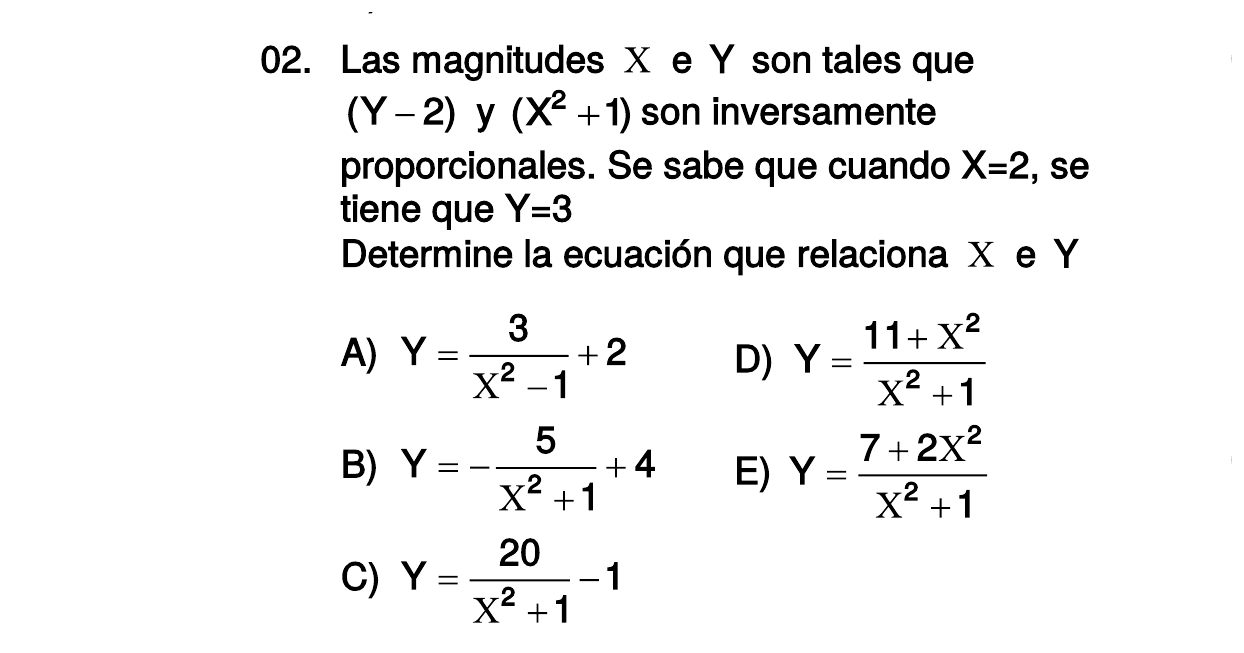
#> input picture apps/api/src/db/data/lot-0-uni-2019-1-image/alg-lot-0-uni-2019-1-alg-02.png, 1244 x 653 px
$ python figure_bounds.py ../../apps/api/src/db/data/lot-0-uni-2019-1-image/alg-lot-0-uni-2019-1-alg-02.png
#> lines starting #> are read from the running program, lines starting #| are printed output that depends on the picture; after the words box and inside, x2 and y2 are one past the last pixel; in counts of white or black regions, pixels touching at a corner belong together
#!/usr/bin/env python3
"""Report where the ink actually is inside a baked question crop.

`restructure-image-lot.ts` takes figure and alternative boxes as fractions of
the image, and estimating those by eye goes wrong in the two ways that matter:
a box a hair too narrow amputates the right edge of a drawing, and a box a hair
too wide swallows the neighbouring option's `c)` label. Both survive the Typst
compile and only surface in a printed exam.

So measure instead of guessing. This scans columns (and then rows) for dark
pixels and prints the groups it finds, separated by a whitespace gap, as the
fractions the transcription file wants.

    figure_bounds.py crop.png --band 0.60 0.99      # the alternatives row
    figure_bounds.py crop.png --band 0.17 0.60      # the statement's figure

A group about as wide as a character is the source's own `a)` / `b)` label, not
a drawing — leave it out of the box.
"""
from __future__ import annotations

import argparse
from pathlib import Path

import numpy as np
from PIL import Image

INK = 128
"""Anything darker than this counts as ink. Scans of exam sheets are grey, not black."""


def groups_in(mask: np.ndarray, min_gap: int) -> list[tuple[int, int]]:
    """Contiguous runs of ink columns, merged across gaps under `min_gap`."""
    found: list[tuple[int, int]] = []
    start: int | None = None
    gap = 0

    for index, filled in enumerate(mask):
        if filled:
            if start is None:
                start = index
            gap = 0
        elif start is not None:
            gap += 1
            if gap > min_gap:
                found.append((start, index - gap))
                start = None
                gap = 0

    if start is not None:
        found.append((start, len(mask) - 1))

    return found


def main() -> None:
    ap = argparse.ArgumentParser()
    ap.add_argument("image", type=Path)
    ap.add_argument("--band", type=float, nargs=2, default=(0.0, 1.0),
                    metavar=("TOP", "BOTTOM"),
                    help="restrict the scan to this vertical slice, as fractions")
    ap.add_argument("--min-gap", type=int, default=12,
                    help="whitespace columns needed to split two groups (default 12)")
    ap.add_argument("--margin", type=float, default=0.008,
                    help="padding added to every reported box, as a fraction (default 0.008)")
    args = ap.parse_args()

    with Image.open(args.image).convert("L") as image:
#> image is the input picture: PIL image 1244x653 L; min 0, max 255, mean 242.6
        pixels = np.array(image)

    height, width = pixels.shape
#> height = 653; width = 1244
    top, bottom = int(args.band[0] * height), int(args.band[1] * height)
#> top = 0; bottom = 653
    band = pixels[top:bottom, :] < INK
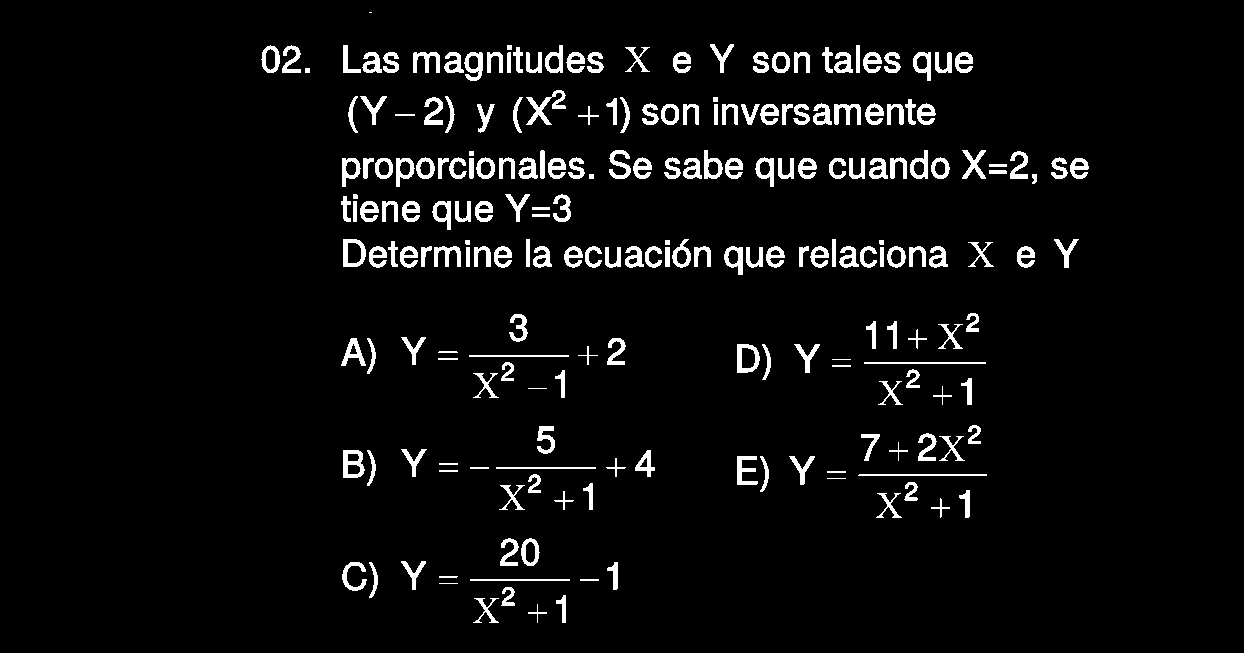
#> band: shape (653, 1244) bool; 4.7% white; 218 white regions (5 under 20 px), largest, box (x1, y1, x2, y2) and area: (526, 90, 566, 125) 455, (343, 450, 365, 478) 375, (737, 344, 760, 373) 346

    print(f"{args.image.name}  {width}x{height}  band {args.band[0]:.2f}..{args.band[1]:.2f}")
#| alg-lot-0-uni-2019-1-alg-02.png  1244x653  band 0.00..1.00
    for left, right in groups_in(band.any(axis=0), args.min_gap):
#> in groups_in, `gap = 0`: gap = 0
        rows = np.where(band[:, left : right + 1].any(axis=1))[0]
        box = (
            max(0.0, left / width - args.margin),
            max(0.0, (top + rows[0]) / height - args.margin * 2),
            min(1.0, right / width + args.margin),
            min(1.0, (top + rows[-1]) / height + args.margin * 2),
        )
        print(
            f'  {{ "left": {box[0]:.3f}, "top": {box[1]:.3f}, '
            f'"right": {box[2]:.3f}, "bottom": {box[3]:.3f} }}   '
            f"({right - left}px wide)"
        )
#> this loop made 3 passes
#|   { "left": 0.202, "top": 0.053, "right": 0.256, "bottom": 0.126 }   (48px wide)
#|   { "left": 0.266, "top": 0.002, "right": 0.841, "bottom": 0.969 }   (695px wide)
#|   { "left": 0.837, "top": 0.224, "right": 0.883, "bottom": 0.425 }   (37px wide)


if __name__ == "__main__":
    main()

$ run again, on apps/api/src/db/data/lot-0-uni-2019-1-image/alg-lot-0-uni-2019-1-alg-05.png
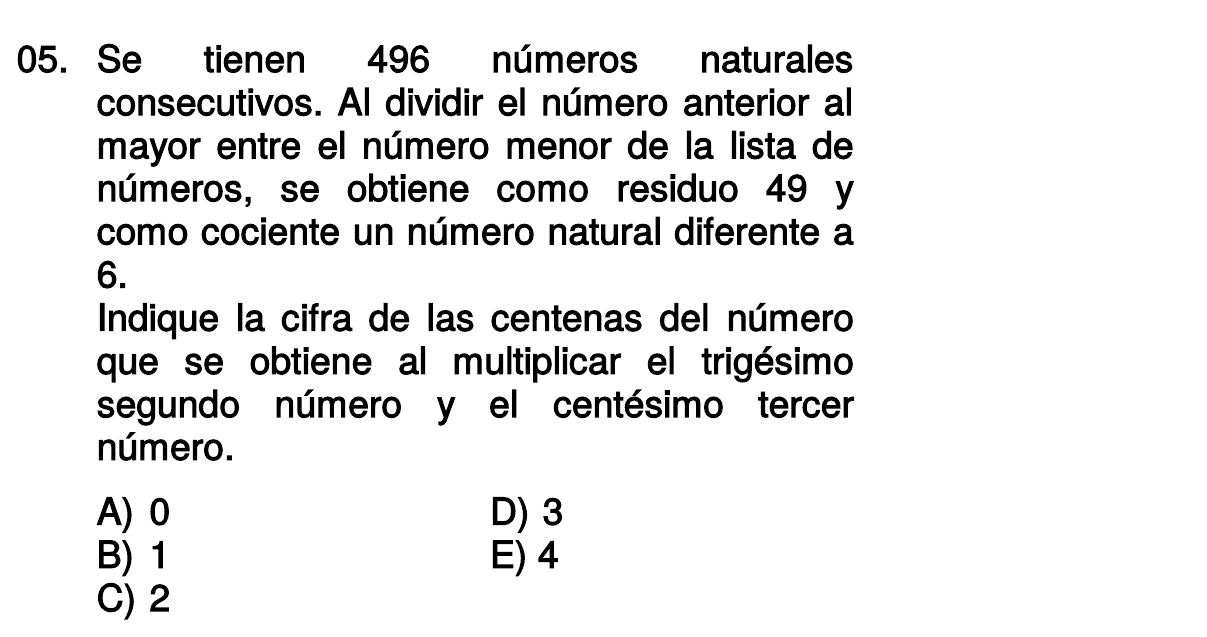
#> input picture apps/api/src/db/data/lot-0-uni-2019-1-image/alg-lot-0-uni-2019-1-alg-05.png, 1207 x 637 px
#> in main, image is the input picture: PIL image 1207x637 L; min 0, max 255, mean 234.9
#> in main, `band = pixels[top:bottom, :] < INK`:
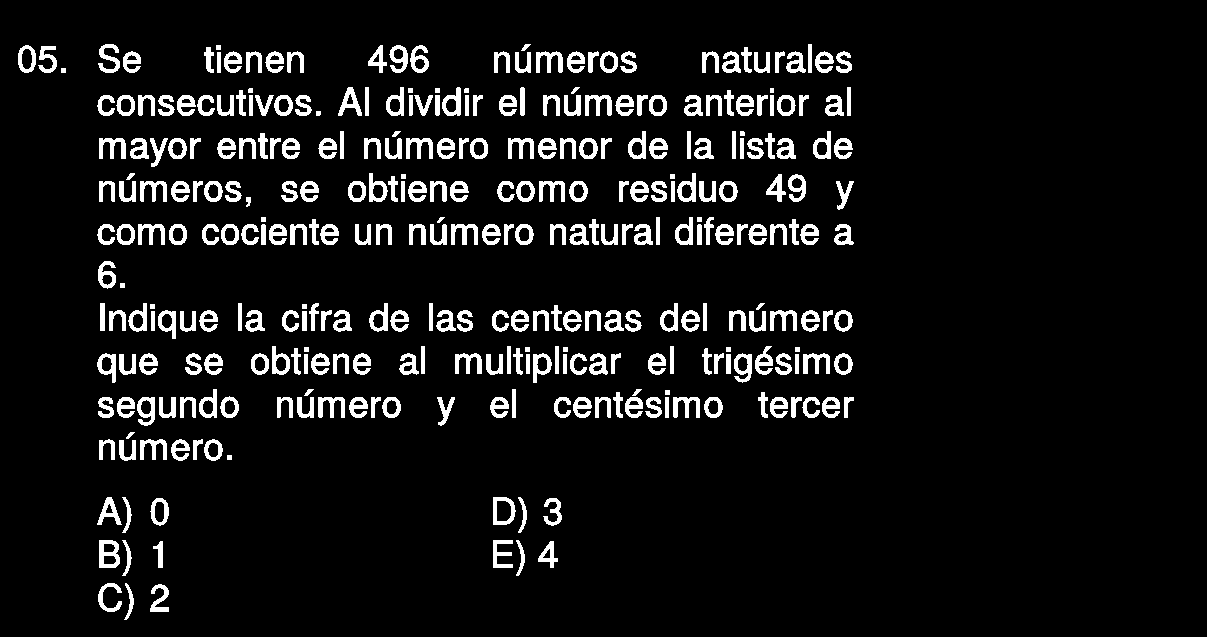
#> band: shape (637, 1207) bool; 7.7% white; 327 white regions, largest, box (x1, y1, x2, y2) and area: (99, 540, 120, 568) 373, (99, 138, 126, 159) 322, (451, 224, 478, 245) 322
#| alg-lot-0-uni-2019-1-alg-05.png  1207x637  band 0.00..1.00
#> gap = 0
#> the loop in main, `for left, right in groups_in(band.any(axis=0), args.min_gap):` made 2 passes
#> (left, right, box) on passes 1 to 2: (18, 65, (0.00691, 0.0546, 0.0619, 0.129)), (97, 853, (0.0724, 0.0531, 0.715, 0.988))
#> (printed output is left out)

$ run again, on apps/api/src/db/data/lot-0-uni-2019-1-image/fis-lot-0-uni-2019-1-fis-16.png
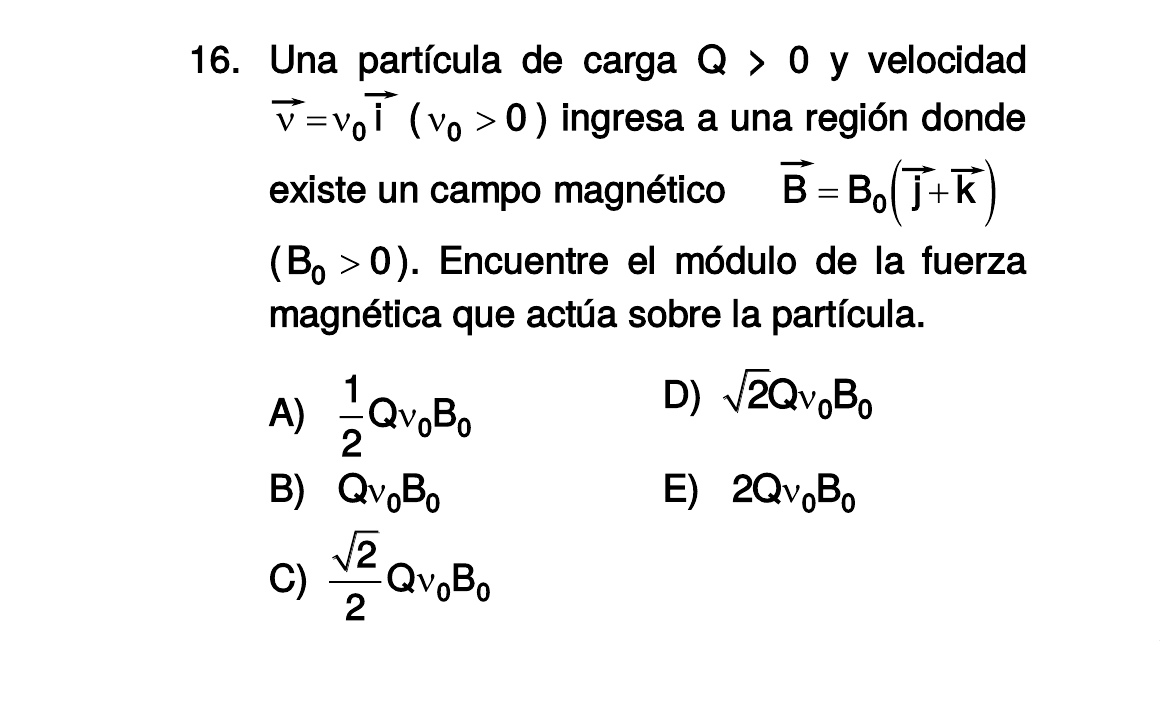
#> input picture apps/api/src/db/data/lot-0-uni-2019-1-image/fis-lot-0-uni-2019-1-fis-16.png, 1172 x 702 px
#> in main, image is the input picture: PIL image 1172x702 L; min 0, max 255, mean 241.2
#> in main, `band = pixels[top:bottom, :] < INK`:
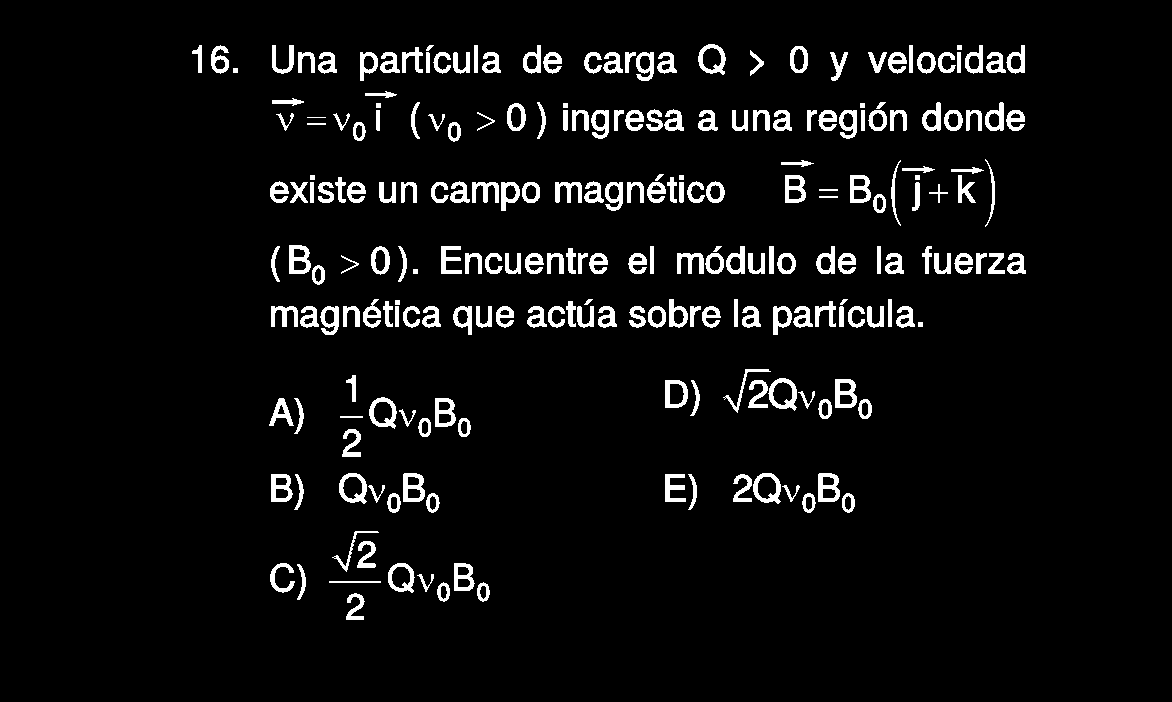
#> band: shape (702, 1172) bool; 5.3% white; 231 white regions (1 under 20 px), largest, box (x1, y1, x2, y2) and area: (768, 378, 797, 411) 401, (835, 379, 857, 408) 399, (403, 473, 425, 502) 396
#| fis-lot-0-uni-2019-1-fis-16.png  1172x702  band 0.00..1.00
#> gap = 0
#> the loop in main, `for left, right in groups_in(band.any(axis=0), args.min_gap):` made 2 passes
#> (left, right, box) on passes 1 to 2: (192, 237, (0.156, 0.0481, 0.21, 0.12)), (269, 1025, (0.222, 0.0467, 0.883, 0.898))
#> (printed output is left out)

$ run again, on apps/api/src/db/data/lot-0-uni-2019-1-image/fis-lot-0-uni-2019-1-fis-18.png
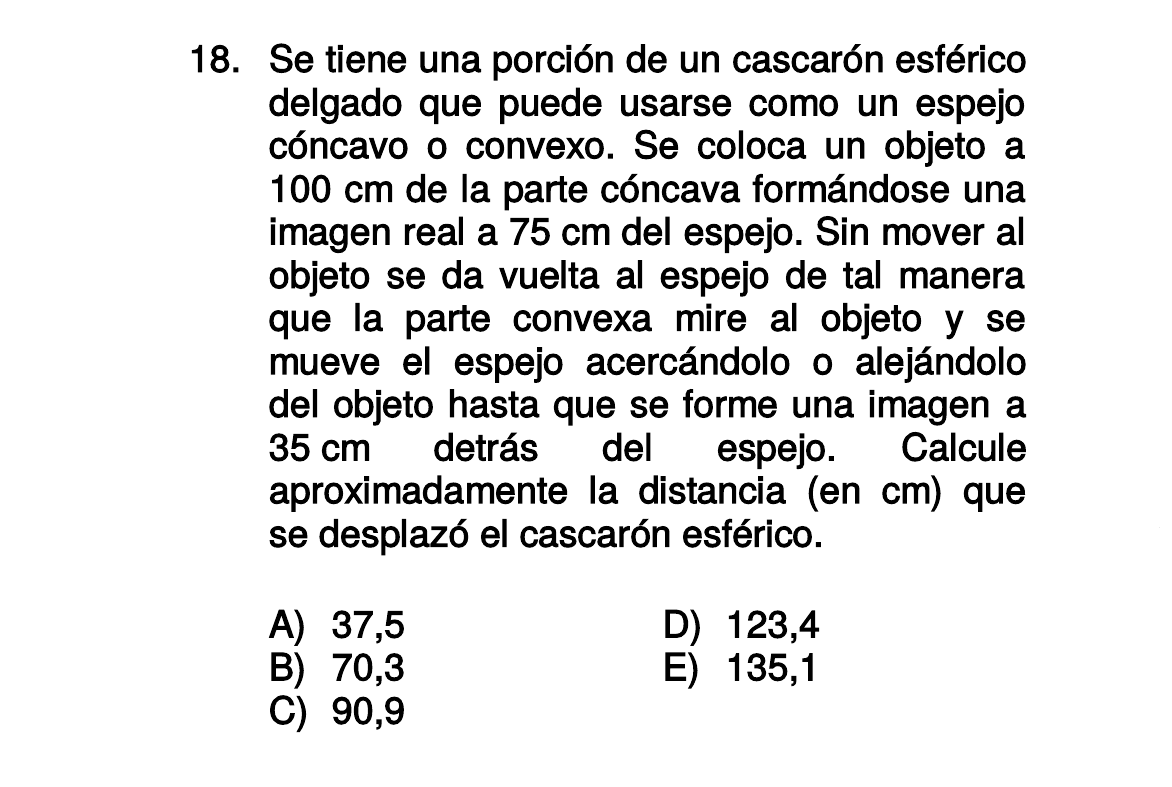
#> input picture apps/api/src/db/data/lot-0-uni-2019-1-image/fis-lot-0-uni-2019-1-fis-18.png, 1172 x 787 px
#> in main, image is the input picture: PIL image 1172x787 L; min 0, max 255, mean 229.6
#> in main, `band = pixels[top:bottom, :] < INK`:
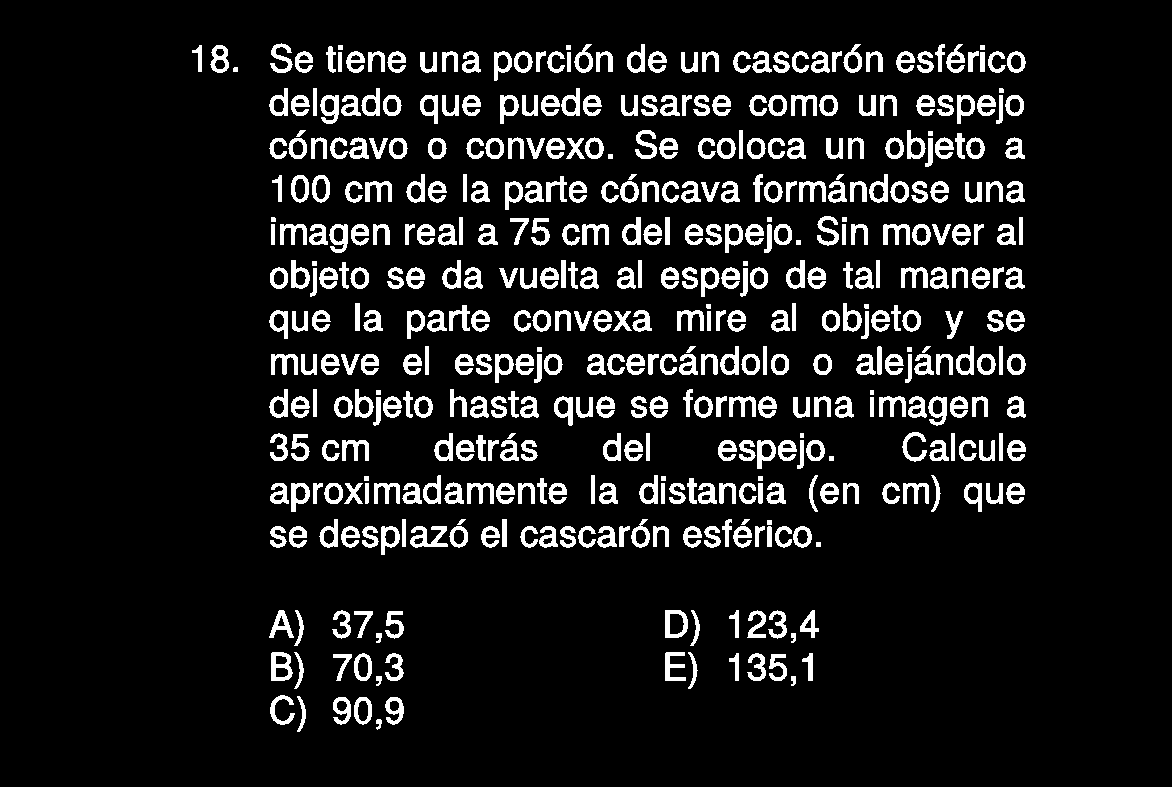
#> band: shape (787, 1172) bool; 9.7% white; 460 white regions, largest, box (x1, y1, x2, y2) and area: (410, 526, 448, 548) 440, (271, 652, 293, 681) 382, (665, 610, 688, 638) 341
#| fis-lot-0-uni-2019-1-fis-18.png  1172x787  band 0.00..1.00
#> gap = 0
#> the loop in main, `for left, right in groups_in(band.any(axis=0), args.min_gap):` made 2 passes
#> (left, right, box) on passes 1 to 2: (192, 237, (0.156, 0.0412, 0.21, 0.107)), (269, 1025, (0.222, 0.0386, 0.883, 0.945))
#> (printed output is left out)
